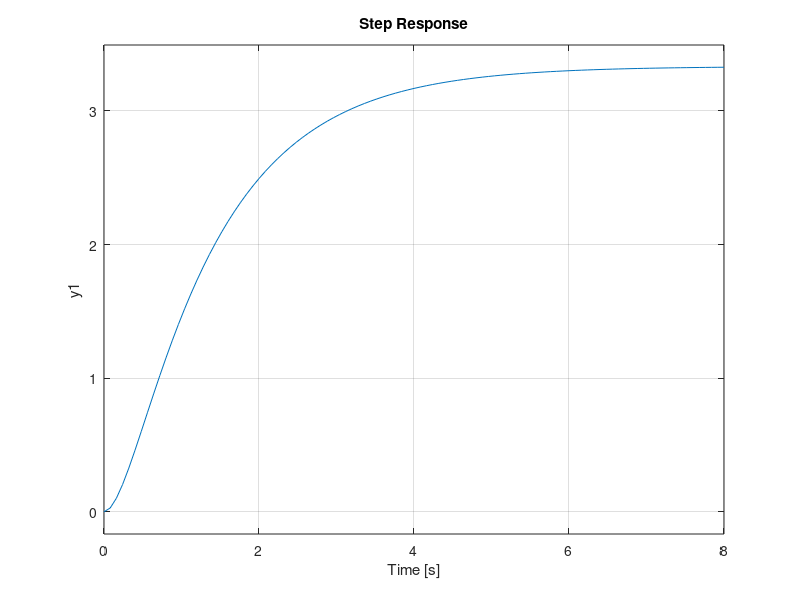

Write MATLAB code to recreate this figure.
% simula_motor.m
% simula motor-CC no espaço de estados
% Não esquecer antes: > pkg load control
R  = 2;
L  = 0.5;
Ke = 0.1;
Kt = 0.1;
J  = 0.02;
b  = 0.01;

%% Montandos as matrizes
A = [-R/L   -Ke/L;
      Kt/J  -b/J];

B = [1/L;
     0];

C = [0 1];
D = 0;

%% Simulando
sys = ss(A,B,C,D);

step(sys)
grid on
legend off
